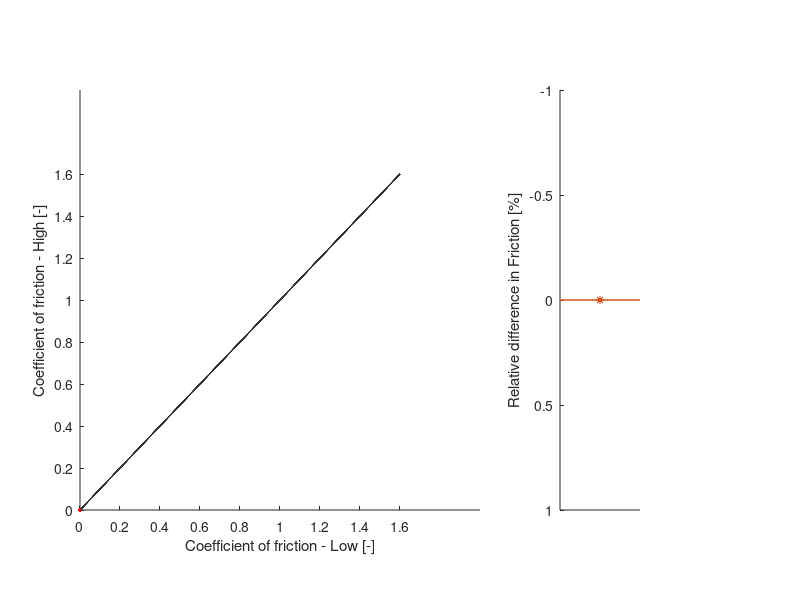

Write the MATLAB code that produced this figure. (Note: this script raises an error after producing the figure.)
%Plots the friction coefficient means of all the participants on the 
%same graph by looping through the folders of each participant

tsteps = 2759; %number of time steps 
l = 0;
%Define the normal force interval on which the mean friction coefficient is
%calculated
Fmin = 1;  
Fmax = 5;
Fint = [Fmin:Fmax];
l=1;
nparticipants=15; %ou 13
Rdvec=zeros(nparticipants,1);%vector containing the relative difference for each participants
xvec=zeros(nparticipants,1); %vector containing the x coordinates (LF) for each participant
yvec=zeros(nparticipants,1); %vector containing the y coordinates (HF) for each participant

%colors={[0 0 1], [0.0833 0 0.9167], [0.1667 0 0.8333], [0.25 0 0.75], [0.3333 0 0.6667], [0.4167 0 0.5833], [0.5 0 0.5], [0.5833 0 0.4167], [0.6667 0 0.3333], [0.75 0 0.25], [0.8333 0 0.1667], [0.9167 0 0.0833], [1 0 0]}; %for elderly participants
colors={[0 0 1], [0.0714 0 0.9286], [0.1429 0 0.8571], [0.2143 0 0.7857], [0.2857 0 0.7143], [0.3571 0 0.6429], [0.4286 0 0.5714], [0.5 0 0.5], [0.5714 0 0.4286], [0.6429 0 0.3571], [0.7143 0 0.2857], [0.7857 0 0.2143], [0.85 0 0.1429], [0.9286 0 0.0714], [1 0 0]}; %for young
%participants



%% For each participant, compute the mean LF and the mean HF friction coeff

D = 'Young_friction';
S = dir(fullfile(D, '*'));
N = setdiff({S([S.isdir]).name},{'.','..'}); % list of subfolders of D.

for ii = 1:numel(N)  %loop going through the folders 
    filelist = dir(fullfile(D,N{ii},'*.csv')); %improve by specifying the file extension
    filelist= filelist(~[filelist.isdir]);  % classification of folders in good order
    [~,idx] = sort([filelist.datenum]);
    filelist = filelist(idx);
    nfiles=length(filelist);
    C = {filelist(~[filelist.isdir]).name}; %files in subfolder (cell created for the loop)
    [indexglassLF, indexglassHF] = at_frictionplots(N{ii}, filelist, tsteps); %calculates the frictions for LF and HF for the participant
    
    %Mean of the friction coefficient on the Force interval
    meanCF_LF = mean(indexglassLF.k.*Fint.^(indexglassLF.n-1));
    meanCF_HF = mean(indexglassHF.k.*Fint.^(indexglassHF.n-1));
    xvec(l)=meanCF_LF;
    yvec(l)=meanCF_HF;
    %relative difference in friction
    Rd = abs(meanCF_HF-meanCF_LF)/(meanCF_LF)*100;
    Rdvec(l)=Rd;
    l=l+1;
end
x=[1:1:nparticipants].';
[Rdvecsort,shiftRd] = sort(Rdvec); %sort Rd min to max
for i = 1:nparticipants
    xvecsort(i) = xvec(shiftRd(i)).'; %sort xvec in the same way
    yvecsort(i) = yvec(shiftRd(i)).';
end

%% Plot des graphes
x=linspace(0,1.6);
y=linspace(0,1.6);
h1=plot(x,y,'Color',[0.2 0.2 0.2]) %identity line (x=y)
hold on
pos1 = [0.1 0.15 0.5 0.7];
%alphaelderly=[0.1 0.15 0.20 0.28 0.36 0.44 0.52 0.60 0.68 0.76 0.84 0.92 1]
%alphayoung=[0.16 0.22 0.28 0.34 0.4 0.46 0.52 0.58 0.64 0.70 0.76 0.82 0.88 0.94 1]

subplot('Position',pos1);
hold on
for i=1:nparticipants
    h2=plot(xvecsort(i),yvecsort(i), '.', 'MarkerSize', 10, 'color', colors{i});
    %h2.MarkerFaceAlpha = alphaelderly(i);
    h1=plot(x,y,'Color',[0.2 0.2 0.2]) %identity line (x=y)
end
%title('Mean coefficient of friction - Young participants')
%title('Mean coefficient of friction - Elderly participants')
xlabel('Coefficient of friction - Low [-]')
ylabel('Coefficient of friction - High [-]')
yticks([0 0.2 0.4 0.6 0.8 1 1.2 1.4 1.6]);
xticks([0 0.2 0.4 0.6 0.8 1 1.2 1.4 1.6])

pos2 = [0.7 0.15 0.1 0.7];
subplot('Position',pos2); hold on;

for i=1:nparticipants
    h2=plot(1, Rdvecsort(i), '.', 'MarkerSize', 10, 'color', colors{i});
    %h2.MarkerFaceAlpha = alphaelderly(i);
end
set(gca,'XTick',[])
set(gca, 'YDir','reverse')
ylabel('Relative difference in Friction [%]')

figure(1); hold on;
h2=errorbar(1,mean(Rdvecsort),std(Rdvecsort),'-*', 'Color', [0.5 0.5 0.5], 'LineWidth', 0.4, 'Markersize', 10);
